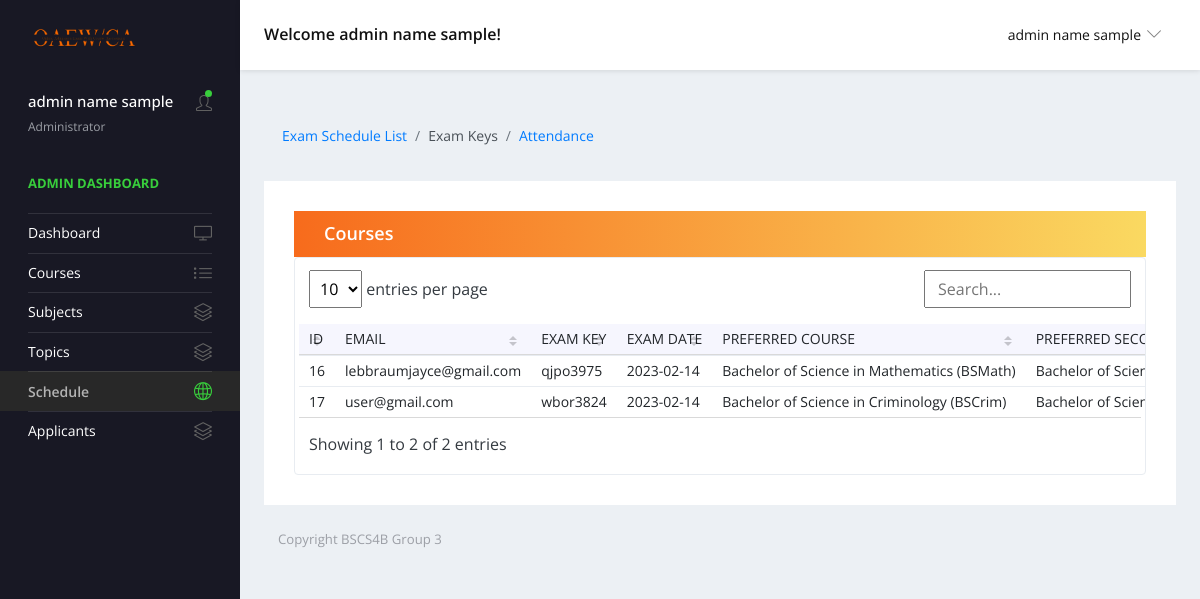
/views/admin-exam-key.php (signed in), run on an earlier commit of the app's database.
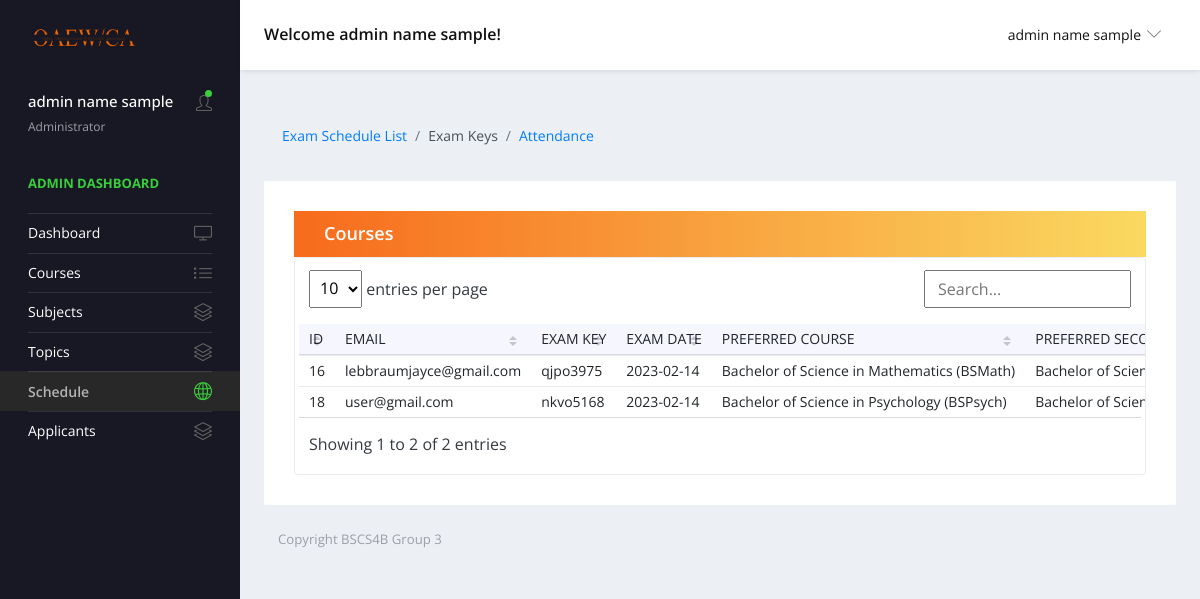
And on a later commit of the database.
### tables this page shows
CREATE TABLE `generated_codes` (
  `id` int(11) NOT NULL,
  `email` varchar(255) NOT NULL,
  `exam_key` varchar(255) NOT NULL,
  `exam_date` varchar(255) NOT NULL,
  `strand` varchar(255) NOT NULL,
  `pref_course` varchar(255) NOT NULL,
  `pref_secondary_course` varchar(255) NOT NULL,
  `pref_tertiary_course` varchar(255) NOT NULL,
  `interest` varchar(255) NOT NULL,
  `secondary_interest` varchar(255) NOT NULL,
  `tertiary_interest` varchar(255) NOT NULL,
  `hobby` varchar(255) NOT NULL,
  `secondary_hobby` varchar(255) NOT NULL,
  `tertiary_hobby` varchar(255) NOT NULL,
  `exam_key_created_at` datetime NOT NULL
);

### forms/adminQueries.php (called while the page is built, shortened)
<?php
function getGeneratedCodes() {
    $url = 'localhost';
    $username = 'root';
    $password = '';
    $conn = new mysqli($url, $username, $password, 'project');
    $sql = mysqli_query($conn,
    "SELECT id,email,exam_key,exam_date, strand, pref_course,pref_secondary_course,pref_tertiary_course, interest, secondary_interest, tertiary_interest, hobby, secondary_hobby, tertiary_hobby ,exam_key_created_at
    FROM generated_codes
    ");
    return mysqli_fetch_all($sql, MYSQLI_ASSOC);
}
?>

### views/admin-exam-key.php (the view, shortened to what this page needs)
<?php
    include '../forms/adminQueries.php';
?>
<!DOCTYPE html>
<html lang="en">
  <head>
    <link rel="stylesheet" href="../vendors/simple-line-icons/css/simple-line-icons.css">
    <link rel="stylesheet" href="../vendors/flag-icon-css/css/flag-icon.min.css">
    <link rel="stylesheet" href="../vendors/css/vendor.bundle.base.css">
    <link rel="stylesheet" href="../vendors/daterangepicker/daterangepicker.css">
    <link rel="stylesheet" href="../vendors/chartist/chartist.min.css">
    <link rel="stylesheet" href="../assets/css/style-admin.css">
  </head>
  <body>
    <div class="container-scroller">
      <nav class="navbar default-layout-navbar col-lg-12 col-12 p-0 fixed-top d-flex flex-row">
        <div class="navbar-brand-wrapper d-flex align-items-center">
          <a class="navbar-brand brand-logo" href="../views/admin.php">
            <img src="../assets/img/OAEWCA-LOGO copy.png" alt="logo" class="logo-dark" />
          </a>
        </div>
        <div class="navbar-menu-wrapper d-flex align-items-center flex-grow-1">
          <h5 class="mb-0 font-weight-medium d-none d-lg-flex">Welcome <?php echo ($_SESSION['fullname']); ?>!</h5>
          <ul class="navbar-nav navbar-nav-right ml-auto">
            <li class="nav-item dropdown d-none d-xl-inline-flex user-dropdown">
              <a class="nav-link dropdown-toggle" id="UserDropdown" href="#" data-toggle="dropdown" aria-expanded="false">
               <span class="font-weight-normal"> <?php echo ($_SESSION['fullname']); ?> </span></a>
            </li>
          </ul>
        </div>
      </nav>
      <div class="container-fluid page-body-wrapper">
        <nav class="sidebar sidebar-offcanvas" id="sidebar">
          <ul class="nav">
            <li class="nav-item nav-profile">
              <a href="#" class="nav-link">
                <div class="text-wrapper">
                  <p class="profile-name"><?php echo ($_SESSION['fullname']); ?></p>
                  <p class="designation">Administrator</p>
                </div>
                <div class="icon-container">
                  <i class="icon-user"></i>
                  <div class="dot-indicator bg-success"></div>
                </div>
              </a>
            </li>
            <li class="nav-item nav-category">
              <span class="nav-link">Admin Dashboard</span>
            </li>
            <li class="nav-item">
              <a class="nav-link" href="../views/admin.php">
                <span class="menu-title">Dashboard</span>
                <i class="icon-screen-desktop menu-icon"></i>
              </a>
            </li>
            <li class="nav-item">
              <a class="nav-link" href="../views/admin-courses.php">
                <span class="menu-title">Courses</span>
                <i class="icon-list menu-icon"></i>
              </a>
            </li>
            <li class="nav-item">
              <a class="nav-link" data-toggle="collapse" href="#ui-subjects" aria-expanded="false" aria-controls="ui-subjects">
                <span class="menu-title">Subjects</span>
                <i class="icon-layers menu-icon"></i>
              </a>
            </li>
            <li class="nav-item">
              <a class="nav-link" data-toggle="collapse" href="#ui-topics" aria-expanded="false" aria-controls="ui-topics">
                <span class="menu-title">Topics</span>
                <i class="icon-layers menu-icon"></i>
              </a>
            </li>
            <li class="nav-item active">
              <a class="nav-link" href="../views/admin-schedule.php">
                <span class="menu-title">Schedule</span>
                <i class="icon-globe menu-icon"></i>
              </a>
            </li>
            <li class="nav-item">
              <a class="nav-link" data-toggle="collapse" href="#ui-applicants" aria-expanded="false" aria-controls="ui-applicants">
                <span class="menu-title">Applicants</span>
                <i class="icon-layers menu-icon"></i>
              </a>
            </li>
          </ul>
        </nav>
       <div class="main-panel">
        <div class="content-wrapper">
          <div class="page-header">
          <nav>
              <ol class="breadcrumb">
                <li class="breadcrumb-item "><a href="../views/admin-schedule.php">Exam Schedule List</a></li>
                <li class="breadcrumb-item active">Exam Keys</li>
                <li class="breadcrumb-item"><a href="../views/admin-attendance.php">Attendance</a></li>
              </ol>
            </nav>
          </div>
          <div class="row quick-action-toolbar">
            <div class="col-md-12 grid-margin">
              <div class="card">
                <div class="card-body">
                  <div class="card-header d-block d-md-flex">
                    <h5 class="mb-0">Courses</h5>
                  </div>
                  <div class="table-responsive border rounded p-1">
                    <table class="table table-hover text-nowrap datatable">
                      <thead>
                      <tr>
                          <th scope="col">ID</th>
                          <th scope="col">EMAIL</th>
                          <th scope="col">EXAM KEY</th>
                          <th scope="col">EXAM DATE</th>
                          <th scope="col">PREFERRED COURSE</th>
                          <th scope="col">PREFERRED SECOND COURSE</th>
                        </tr>
                      </thead>
                      <tbody>
                      <?php
                        $rows = getGeneratedCodes();
                        $i = 0;
                        while ($i < count($rows)) {
                          $row = $rows[$i];
                          $pref_course = $row["pref_course"];
                          $pref_second_course = $row["pref_secondary_course"];
                          echo "<tr>";
                          echo "<td>" . $row["id"] . "</td>";
                          echo "<td>" . $row["email"] . "</td>";
                          echo "<td>" . $row["exam_key"] . "</td>";
                          echo "<td>" . $row["exam_date"] . "</td>";
                          echo "<td>" . $pref_course . "</td>";
                          echo "<td>" . $pref_second_course . "</td>";
                               $i++;
                        }
                      ?>
                      </tbody>
                    </table>
                  </div>
              </div>
              </div>
          </div>
        </div>
        <footer class="footer">
          <div class="d-sm-flex justify-content-center justify-content-sm-between">
            <span class="text-muted d-block text-center text-sm-left d-sm-inline-block">Copyright BSCS4B Group 3</span>
          </div>
        </footer>
      </div>
    </div>
    </div>
    <link href="../assets/vendor/simple-datatables/style.css" rel="stylesheet">
  </body>
</html>

What changed in the data, as far as the page shows it:
removed generated_codes: id "17", email "user@gmail.com", exam_key "wbor3824", exam_date "2023-02-14", pref_course "Bachelor of Science in Criminology (BSCrim)", pref_secondary_course "Bachelor of…"
added generated_codes: id "18", email "user@gmail.com", exam_key "nkvo5168", exam_date "2023-02-14", pref_course "Bachelor of Science in Psychology (BSPsych)", pref_secondary_course "Bachelor of…"
